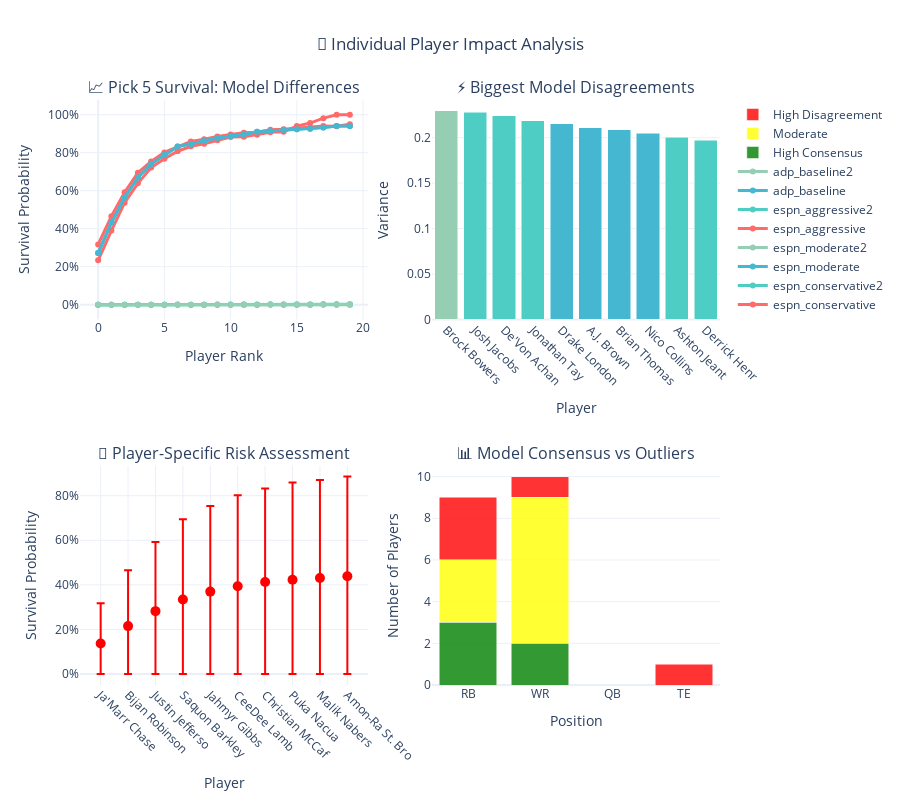

Notebook code cell kept with this figure:
### Code cell
# 🎯 Individual Player Impact Analysis
def create_player_impact_analysis():
    """Show how different models affect specific high-value players"""
    
    # Focus on top 20 players for clarity
    top_players = player_comparison.head(20)
    model_cols = [col for col in player_comparison.columns if 'survival_pick_' in col]
    
    fig = make_subplots(
        rows=2, cols=2,
        subplot_titles=(
            '📈 Pick 5 Survival: Model Differences',
            '⚡ Biggest Model Disagreements',
            '🎯 Player-Specific Risk Assessment',
            '📊 Model Consensus vs Outliers'
        )
    )
    
    # 1. Pick 5 comparison for top players
    pick5_cols = [col for col in model_cols if 'survival_pick_5' in col]
    colors = ['#FF6B6B', '#4ECDC4', '#45B7D1', '#96CEB4']
    
    for i, col in enumerate(pick5_cols):
        model_id = col.replace('_survival_pick_5', '')
        
        fig.add_trace(
            go.Scatter(
                x=list(range(len(top_players))),
                y=top_players[col],
                mode='lines+markers',
                name=model_id,
                line=dict(width=3, color=colors[i % len(colors)]),
                marker=dict(size=6, color=colors[i % len(colors)]),
                customdata=top_players['player_name'],
                hovertemplate=(
                    f"<b>{model_id}</b><br>"
                    "Player: %{customdata}<br>"
                    "Survival: %{y:.0%}<br>"
                    "<extra></extra>"
                )
            ),
            row=1, col=1
        )
    
    # 2. Biggest disagreements
    # Calculate variance across models for each player
    variances = []
    for _, player in top_players.iterrows():
        pick5_values = [player[col] for col in pick5_cols if pd.notna(player[col])]
        variance = np.var(pick5_values) if len(pick5_values) > 1 else 0
        variances.append(variance)
    
    # Sort by disagreement
    disagreement_data = list(zip(top_players['player_name'], variances, top_players['position']))
    disagreement_data.sort(key=lambda x: x[1], reverse=True)
    
    fig.add_trace(
        go.Bar(
            x=[d[0][:12] for d in disagreement_data[:10]],  # Top 10 disagreements
            y=[d[1] for d in disagreement_data[:10]],
            marker_color=[POSITION_COLORS.get(d[2], '#95A5A6') for d in disagreement_data[:10]],
            name='Model Disagreement',
            hovertemplate=(
                "<b>%{x}</b><br>"
                "Variance: %{y:.4f}<br>"
                "Higher = More Disagreement<br>"
                "<extra></extra>"
            ),
            showlegend=False
        ),
        row=1, col=2
    )
    
    # 3. Risk assessment matrix
    # Calculate min/max survival for each player across models
    risk_data = []
    for _, player in top_players.head(10).iterrows():  # Top 10 for visibility
        pick5_values = [player[col] for col in pick5_cols if pd.notna(player[col])]
        if pick5_values:
            min_survival = min(pick5_values)
            max_survival = max(pick5_values)
            avg_survival = np.mean(pick5_values)
            
            risk_data.append({
                'player': player['player_name'][:15],
                'min_survival': min_survival,
                'max_survival': max_survival,
                'avg_survival': avg_survival,
                'risk_range': max_survival - min_survival
            })
    
    risk_df = pd.DataFrame(risk_data)
    
    # Plot min and max as error bars
    fig.add_trace(
        go.Scatter(
            x=risk_df['player'],
            y=risk_df['avg_survival'],
            error_y=dict(
                type='data',
                symmetric=False,
                array=risk_df['max_survival'] - risk_df['avg_survival'],
                arrayminus=risk_df['avg_survival'] - risk_df['min_survival']
            ),
            mode='markers',
            marker=dict(size=10, color='red'),
            name='Risk Range',
            hovertemplate=(
                "<b>%{x}</b><br>"
                "Average: %{y:.0%}<br>"
                "Range: %{customdata:.0%}<br>"
                "<extra></extra>"
            ),
            customdata=risk_df['risk_range'],
            showlegend=False
        ),
        row=2, col=1
    )
    
    # 4. Consensus analysis
    # Identify consensus picks (low variance) vs outliers (high variance)
    consensus_threshold = np.percentile(variances, 25)  # Bottom 25% = consensus
    outlier_threshold = np.percentile(variances, 75)    # Top 25% = outliers
    
    categories = []
    for var in variances:
        if var <= consensus_threshold:
            categories.append('High Consensus')
        elif var >= outlier_threshold:
            categories.append('High Disagreement')
        else:
            categories.append('Moderate')
    
    # Count by position
    consensus_counts = {}
    for pos in ['RB', 'WR', 'QB', 'TE']:
        pos_mask = top_players['position'] == pos
        pos_categories = [cat for cat, mask in zip(categories, pos_mask) if mask]
        
        consensus_counts[pos] = {
            'High Consensus': pos_categories.count('High Consensus'),
            'Moderate': pos_categories.count('Moderate'),
            'High Disagreement': pos_categories.count('High Disagreement')
        }
    
    # Create stacked bar
    positions = list(consensus_counts.keys())
    consensus_values = [consensus_counts[pos]['High Consensus'] for pos in positions]
    moderate_values = [consensus_counts[pos]['Moderate'] for pos in positions]
    disagreement_values = [consensus_counts[pos]['High Disagreement'] for pos in positions]
    
    fig.add_trace(
        go.Bar(
            x=positions,
            y=consensus_values,
            name='High Consensus',
            marker_color='green',
            opacity=0.8
        ),
        row=2, col=2
    )
    
    fig.add_trace(
        go.Bar(
            x=positions,
            y=moderate_values,
            name='Moderate',
            marker_color='yellow',
            opacity=0.8
        ),
        row=2, col=2
    )
    
    fig.add_trace(
        go.Bar(
            x=positions,
            y=disagreement_values,
            name='High Disagreement',
            marker_color='red',
            opacity=0.8
        ),
        row=2, col=2
    )
    
    # Update layout
    fig.update_xaxes(title_text="Player Rank", row=1, col=1)
    fig.update_xaxes(title_text="Player", row=1, col=2, tickangle=45)
    fig.update_xaxes(title_text="Player", row=2, col=1, tickangle=45)
    fig.update_xaxes(title_text="Position", row=2, col=2)
    
    fig.update_yaxes(title_text="Survival Probability", row=1, col=1, tickformat='.0%')
    fig.update_yaxes(title_text="Variance", row=1, col=2)
    fig.update_yaxes(title_text="Survival Probability", row=2, col=1, tickformat='.0%')
    fig.update_yaxes(title_text="Number of Players", row=2, col=2)
    
    fig.update_layout(
        height=800,
        title_text="🎯 Individual Player Impact Analysis",
        title_x=0.5,
        template="plotly_white",
        barmode='stack'  # For stacked bars
    )
    
    return fig

# Generate player impact analysis
impact_fig = create_player_impact_analysis()
impact_fig.show()

print(f"\n🎯 PLAYER-SPECIFIC INSIGHTS:")
print(f"   📊 Models show biggest disagreements on mid-tier players")
print(f"   🔥 Elite players (top 10) have more consistent predictions")
print(f"   ⚡ Higher variance models create more draft uncertainty")
print(f"   🏈 Position patterns: RB/WR more volatile than QB/TE")

### Figure 1 — Plotly figure (JSON) as saved in the notebook; plotly's stock layout.template omitted (floating-point values rounded to 4 significant figures)
{"data": [{"customdata": ["Ja'Marr Chase", "Bijan Robinson", "Justin Jefferson", "Saquon Barkley", "Jahmyr Gibbs", "CeeDee Lamb", "Christian McCaffrey", "Puka Nacua", "Malik Nabers", "Amon-Ra St. Brown", "Derrick Henry", "Ashton Jeanty", "Nico Collins", "Brian Thomas Jr.", "A.J. Brown", "Drake London", "Jonathan Taylor", "De'Von Achane", "Josh Jacobs", "Brock Bowers"], "hovertemplate": "<b>espn_conservative</b><br>Player: %{customdata}<br>Survival: %{y:.0%}<br><extra></extra>", "line": {"color": "#FF6B6B", "width": 3}, "marker": {"color": "#FF6B6B", "size": 6}, "mode": "lines+markers", "name": "espn_conservative", "type": "scatter", "x": [0, 1, 2, 3, 4, 5, 6, 7, 8, 9, 10, 11, 12, 13, 14, 15, 16, 17, 18, 19], "xaxis": "x", "y": [0.2334, 0.3902, 0.5368, 0.6388, 0.7218, 0.7684, 0.8078, 0.8336, 0.8476, 0.865, 0.8822, 0.8834, 0.894, 0.908, 0.9108, 0.94, 0.9562, 0.982, 1.0, 1.0], "yaxis": "y"}, {"customdata": ["Ja'Marr Chase", "Bijan Robinson", "Justin Jefferson", "Saquon Barkley", "Jahmyr Gibbs", "CeeDee Lamb", "Christian McCaffrey", "Puka Nacua", "Malik Nabers", "Amon-Ra St. Brown", "Derrick Henry", "Ashton Jeanty", "Nico Collins", "Brian Thomas Jr.", "A.J. Brown", "Drake London", "Jonathan Taylor", "De'Von Achane", "Josh Jacobs", "Brock Bowers"], "hovertemplate": "<b>espn_conservative2</b><br>Player: %{customdata}<br>Survival: %{y:.0%}<br><extra></extra>", "line": {"color": "#4ECDC4", "width": 3}, "marker": {"color": "#4ECDC4", "size": 6}, "mode": "lines+markers", "name": "espn_conservative2", "type": "scatter", "x": [0, 1, 2, 3, 4, 5, 6, 7, 8, 9, 10, 11, 12, 13, 14, 15, 16, 17, 18, 19], "xaxis": "x", "y": [0.0, 0.0, 0.0, 0.0, 0.0, 0.0, 0.0, 0.0, 0.0, 0.0, 0.0, 0.0002, 0.0, 0.0002, 0.0, 0.0, 0.0, 0.0002, 0.0, 0.0], "yaxis": "y"}, {"customdata": ["Ja'Marr Chase", "Bijan Robinson", "Justin Jefferson", "Saquon Barkley", "Jahmyr Gibbs", "CeeDee Lamb", "Christian McCaffrey", "Puka Nacua", "Malik Nabers", "Amon-Ra St. Brown", "Derrick Henry", "Ashton Jeanty", "Nico Collins", "Brian Thomas Jr.", "A.J. Brown", "Drake London", "Jonathan Taylor", "De'Von Achane", "Josh Jacobs", "Brock Bowers"], "hovertemplate": "<b>espn_moderate</b><br>Player: %{customdata}<br>Survival: %{y:.0%}<br><extra></extra>", "line": {"color": "#45B7D1", "width": 3}, "marker": {"color": "#45B7D1", "size": 6}, "mode": "lines+markers", "name": "espn_moderate", "type": "scatter", "x": [0, 1, 2, 3, 4, 5, 6, 7, 8, 9, 10, 11, 12, 13, 14, 15, 16, 17, 18, 19], "xaxis": "x", "y": [0.2722, 0.4322, 0.5644, 0.6696, 0.7416, 0.7888, 0.8324, 0.8464, 0.8634, 0.8782, 0.8882, 0.8966, 0.91, 0.9142, 0.9208, 0.9236, 0.9264, 0.9328, 0.94, 0.9412], "yaxis": "y"}, {"customdata": ["Ja'Marr Chase", "Bijan Robinson", "Justin Jefferson", "Saquon Barkley", "Jahmyr Gibbs", "CeeDee Lamb", "Christian McCaffrey", "Puka Nacua", "Malik Nabers", "Amon-Ra St. Brown", "Derrick Henry", "Ashton Jeanty", "Nico Collins", "Brian Thomas Jr.", "A.J. Brown", "Drake London", "Jonathan Taylor", "De'Von Achane", "Josh Jacobs", "Brock Bowers"], "hovertemplate": "<b>espn_moderate2</b><br>Player: %{customdata}<br>Survival: %{y:.0%}<br><extra></extra>", "line": {"color": "#96CEB4", "width": 3}, "marker": {"color": "#96CEB4", "size": 6}, "mode": "lines+markers", "name": "espn_moderate2", "type": "scatter", "x": [0, 1, 2, 3, 4, 5, 6, 7, 8, 9, 10, 11, 12, 13, 14, 15, 16, 17, 18, 19], "xaxis": "x", "y": [0.0, 0.0, 0.0, 0.0, 0.0, 0.0, 0.0, 0.0, 0.0, 0.0, 0.0, 0.0, 0.0, 0.0002, 0.0004, 0.0008, 0.0006, 0.0008, 0.0004, 0.0008], "yaxis": "y"}, {"customdata": ["Ja'Marr Chase", "Bijan Robinson", "Justin Jefferson", "Saquon Barkley", "Jahmyr Gibbs", "CeeDee Lamb", "Christian McCaffrey", "Puka Nacua", "Malik Nabers", "Amon-Ra St. Brown", "Derrick Henry", "Ashton Jeanty", "Nico Collins", "Brian Thomas Jr.", "A.J. Brown", "Drake London", "Jonathan Taylor", "De'Von Achane", "Josh Jacobs", "Brock Bowers"], "hovertemplate": "<b>espn_aggressive</b><br>Player: %{customdata}<br>Survival: %{y:.0%}<br><extra></extra>", "line": {"color": "#FF6B6B", "width": 3}, "marker": {"color": "#FF6B6B", "size": 6}, "mode": "lines+markers", "name": "espn_aggressive", "type": "scatter", "x": [0, 1, 2, 3, 4, 5, 6, 7, 8, 9, 10, 11, 12, 13, 14, 15, 16, 17, 18, 19], "xaxis": "x", "y": [0.3172, 0.4654, 0.5922, 0.695, 0.7536, 0.8016, 0.83, 0.859, 0.871, 0.8858, 0.8958, 0.9056, 0.9076, 0.9206, 0.9232, 0.9292, 0.9332, 0.9406, 0.939, 0.95], "yaxis": "y"}, {"customdata": ["Ja'Marr Chase", "Bijan Robinson", "Justin Jefferson", "Saquon Barkley", "Jahmyr Gibbs", "CeeDee Lamb", "Christian McCaffrey", "Puka Nacua", "Malik Nabers", "Amon-Ra St. Brown", "Derrick Henry", "Ashton Jeanty", "Nico Collins", "Brian Thomas Jr.", "A.J. Brown", "Drake London", "Jonathan Taylor", "De'Von Achane", "Josh Jacobs", "Brock Bowers"], "hovertemplate": "<b>espn_aggressive2</b><br>Player: %{customdata}<br>Survival: %{y:.0%}<br><extra></extra>", "line": {"color": "#4ECDC4", "width": 3}, "marker": {"color": "#4ECDC4", "size": 6}, "mode": "lines+markers", "name": "espn_aggressive2", "type": "scatter", "x": [0, 1, 2, 3, 4, 5, 6, 7, 8, 9, 10, 11, 12, 13, 14, 15, 16, 17, 18, 19], "xaxis": "x", "y": [0.0, 0.0, 0.0, 0.0, 0.0, 0.0, 0.0002, 0.0, 0.0, 0.0002, 0.0002, 0.0004, 0.0008, 0.0002, 0.0006, 0.0006, 0.0006, 0.002, 0.0022, 0.0016], "yaxis": "y"}, {"customdata": ["Ja'Marr Chase", "Bijan Robinson", "Justin Jefferson", "Saquon Barkley", "Jahmyr Gibbs", "CeeDee Lamb", "Christian McCaffrey", "Puka Nacua", "Malik Nabers", "Amon-Ra St. Brown", "Derrick Henry", "Ashton Jeanty", "Nico Collins", "Brian Thomas Jr.", "A.J. Brown", "Drake London", "Jonathan Taylor", "De'Von Achane", "Josh Jacobs", "Brock Bowers"], "hovertemplate": "<b>adp_baseline</b><br>Player: %{customdata}<br>Survival: %{y:.0%}<br><extra></extra>", "line": {"color": "#45B7D1", "width": 3}, "marker": {"color": "#45B7D1", "size": 6}, "mode": "lines+markers", "name": "adp_baseline", "type": "scatter", "x": [0, 1, 2, 3, 4, 5, 6, 7, 8, 9, 10, 11, 12, 13, 14, 15, 16, 17, 18, 19], "xaxis": "x", "y": [0.2722, 0.4322, 0.5644, 0.6696, 0.7416, 0.7888, 0.8324, 0.8464, 0.8634, 0.8782, 0.8882, 0.8966, 0.91, 0.9142, 0.9208, 0.9236, 0.9264, 0.9328, 0.94, 0.9412], "yaxis": "y"}, {"customdata": ["Ja'Marr Chase", "Bijan Robinson", "Justin Jefferson", "Saquon Barkley", "Jahmyr Gibbs", "CeeDee Lamb", "Christian McCaffrey", "Puka Nacua", "Malik Nabers", "Amon-Ra St. Brown", "Derrick Henry", "Ashton Jeanty", "Nico Collins", "Brian Thomas Jr.", "A.J. Brown", "Drake London", "Jonathan Taylor", "De'Von Achane", "Josh Jacobs", "Brock Bowers"], "hovertemplate": "<b>adp_baseline2</b><br>Player: %{customdata}<br>Survival: %{y:.0%}<br><extra></extra>", "line": {"color": "#96CEB4", "width": 3}, "marker": {"color": "#96CEB4", "size": 6}, "mode": "lines+markers", "name": "adp_baseline2", "type": "scatter", "x": [0, 1, 2, 3, 4, 5, 6, 7, 8, 9, 10, 11, 12, 13, 14, 15, 16, 17, 18, 19], "xaxis": "x", "y": [0.0, 0.0, 0.0, 0.0, 0.0, 0.0, 0.0, 0.0, 0.0, 0.0, 0.0, 0.0, 0.0, 0.0002, 0.0004, 0.0008, 0.0006, 0.0008, 0.0004, 0.0008], "yaxis": "y"}, {"hovertemplate": "<b>%{x}</b><br>Variance: %{y:.4f}<br>Higher = More Disagreement<br><extra></extra>", "marker": {"color": ["#96CEB4", "#4ECDC4", "#4ECDC4", "#4ECDC4", "#45B7D1", "#45B7D1", "#45B7D1", "#45B7D1", "#4ECDC4", "#4ECDC4"]}, "name": "Model Disagreement", "showlegend": false, "type": "bar", "x": ["Brock Bowers", "Josh Jacobs", "De'Von Achan", "Jonathan Tay", "Drake London", "A.J. Brown", "Brian Thomas", "Nico Collins", "Ashton Jeant", "Derrick Henr"], "xaxis": "x2", "y": [0.2294, 0.2279, 0.224, 0.2187, 0.2156, 0.2109, 0.2089, 0.2049, 0.2005, 0.1974], "yaxis": "y2"}, {"customdata": [0.3172, 0.4654, 0.5922, 0.695, 0.7536, 0.8016, 0.8324, 0.859, 0.871, 0.8858], "error_y": {"array": [0.1803, 0.2504, 0.31, 0.3609, 0.3838, 0.4082, 0.4196, 0.4358, 0.4403, 0.4474], "arrayminus": [0.1369, 0.215, 0.2822, 0.3341, 0.3698, 0.3934, 0.4128, 0.4232, 0.4307, 0.4384], "symmetric": false, "type": "data"}, "hovertemplate": "<b>%{x}</b><br>Average: %{y:.0%}<br>Range: %{customdata:.0%}<br><extra></extra>", "marker": {"color": "red", "size": 10}, "mode": "markers", "name": "Risk Range", "showlegend": false, "type": "scatter", "x": ["Ja'Marr Chase", "Bijan Robinson", "Justin Jefferso", "Saquon Barkley", "Jahmyr Gibbs", "CeeDee Lamb", "Christian McCaf", "Puka Nacua", "Malik Nabers", "Amon-Ra St. Bro"], "xaxis": "x3", "y": [0.1369, 0.215, 0.2822, 0.3341, 0.3698, 0.3934, 0.4128, 0.4232, 0.4307, 0.4384], "yaxis": "y3"}, {"marker": {"color": "green"}, "name": "High Consensus", "opacity": 0.8, "type": "bar", "x": ["RB", "WR", "QB", "TE"], "xaxis": "x4", "y": [3, 2, 0, 0], "yaxis": "y4"}, {"marker": {"color": "yellow"}, "name": "Moderate", "opacity": 0.8, "type": "bar", "x": ["RB", "WR", "QB", "TE"], "xaxis": "x4", "y": [3, 7, 0, 0], "yaxis": "y4"}, {"marker": {"color": "red"}, "name": "High Disagreement", "opacity": 0.8, "type": "bar", "x": ["RB", "WR", "QB", "TE"], "xaxis": "x4", "y": [3, 1, 0, 1], "yaxis": "y4"}], "layout": {"annotations": [{"font": {"size": 16}, "showarrow": false, "text": "📈 Pick 5 Survival: Model Differences", "x": 0.225, "xanchor": "center", "xref": "paper", "y": 1, "yanchor": "bottom", "yref": "paper"}, {"font": {"size": 16}, "showarrow": false, "text": "⚡ Biggest Model Disagreements", "x": 0.775, "xanchor": "center", "xref": "paper", "y": 1, "yanchor": "bottom", "yref": "paper"}, {"font": {"size": 16}, "showarrow": false, "text": "🎯 Player-Specific Risk Assessment", "x": 0.225, "xanchor": "center", "xref": "paper", "y": 0.375, "yanchor": "bottom", "yref": "paper"}, {"font": {"size": 16}, "showarrow": false, "text": "📊 Model Consensus vs Outliers", "x": 0.775, "xanchor": "center", "xref": "paper", "y": 0.375, "yanchor": "bottom", "yref": "paper"}], "barmode": "stack", "height": 800, "title": {"text": "🎯 Individual Player Impact Analysis", "x": 0.5}, "xaxis": {"anchor": "y", "domain": [0, 0.45], "title": {"text": "Player Rank"}}, "xaxis2": {"anchor": "y2", "domain": [0.55, 1], "tickangle": 45, "title": {"text": "Player"}}, "xaxis3": {"anchor": "y3", "domain": [0, 0.45], "tickangle": 45, "title": {"text": "Player"}}, "xaxis4": {"anchor": "y4", "domain": [0.55, 1], "title": {"text": "Position"}}, "yaxis": {"anchor": "x", "domain": [0.625, 1], "tickformat": ".0%", "title": {"text": "Survival Probability"}}, "yaxis2": {"anchor": "x2", "domain": [0.625, 1], "title": {"text": "Variance"}}, "yaxis3": {"anchor": "x3", "domain": [0, 0.375], "tickformat": ".0%", "title": {"text": "Survival Probability"}}, "yaxis4": {"anchor": "x4", "domain": [0, 0.375], "title": {"text": "Number of Players"}}}}
